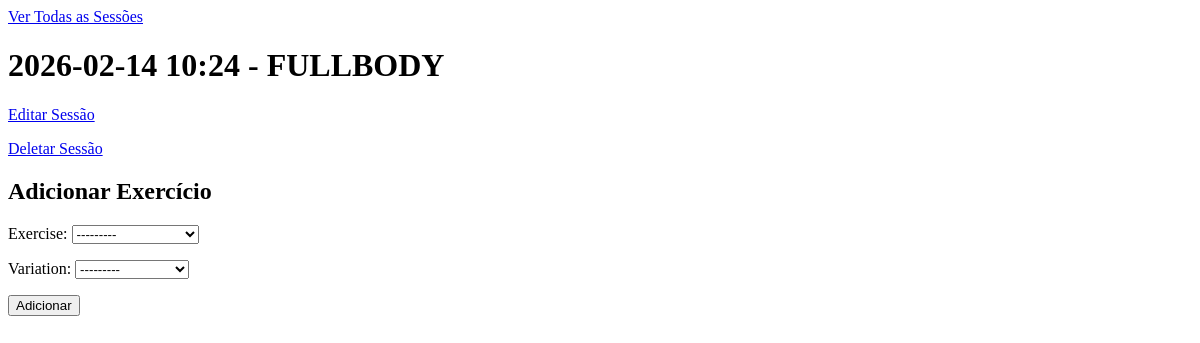
Page /training/session/8/ (signed in) on the earlier database version.
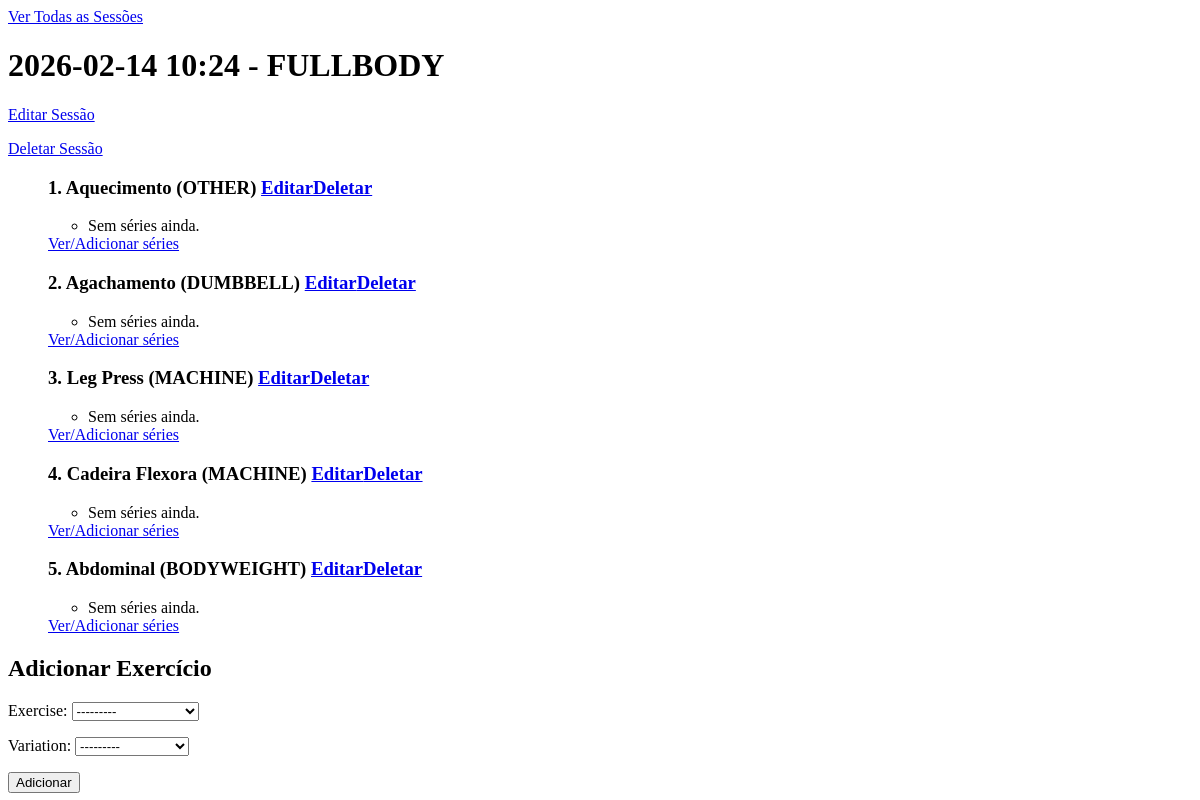
Same page on the later database version.
### training/models.py (models this page shows, shortened)
class TrainingSession(models.Model):
    SESSION_TYPES = [
        ('UPPER','UPPER'),
        ('LOWER','LOWER'),
        ('PULL','PULL'),
        ('PUSH','PUSH'),
        ('FULLBODY','FULLBODY'),
    ]
    performed_at = models.DateTimeField(default=timezone.now)
    description = models.TextField(blank=True)
    user = models.ForeignKey(
        settings.AUTH_USER_MODEL,
        on_delete=models.CASCADE,
        related_name='training_sessions'
    )
    session_type = models.CharField(
        max_length=20,
        choices=SESSION_TYPES,
        blank=True,
        null=True
    )
    def __str__(self):
        t = self.session_type or "NO_TYPE"
        return f"{self.performed_at:%Y-%m-%d %H:%M} - {t}"

class SessionExercise(models.Model):
    VARIATIONS = [
        ('DUMBBELL', 'DUMBBELL'),
        ('BARBELL', 'BARBELL'),
        ('MACHINE', 'MACHINE'),
        ('BODYWEIGHT', 'BODYWEIGHT'),
        ('OTHER', 'OTHER'),
    ]
    order = models.PositiveSmallIntegerField()
    session = models.ForeignKey(
        TrainingSession,
        on_delete=models.CASCADE,
        related_name='session_exercises',
        )
    exercise = models.ForeignKey(
        Exercise,
        on_delete=models.CASCADE,
        related_name='appearances'
        )
    variation = models.CharField(
        max_length=20,
        choices=VARIATIONS,
    )
    class Meta:
        constraints = [
            models.UniqueConstraint(
                fields=['session', 'order'],
                name='uniq_sessionexercise_order_per_session',
            )
        ]

class Exercise(models.Model):
    name = models.CharField(max_length=120)
    slug = models.SlugField(max_length=120, unique=True, blank=True)
    def __str__(self):
        return str(self.name)

### training/views.py (the view)
# urls.py: path('session/<int:pk>/', views.training_session_detail, name='training_session_detail'),
@login_required
def training_session_detail(request, pk):
    session = get_object_or_404(
        TrainingSession,
        pk=pk,
        user=request.user,
        )
    exercises_qs = (
        session.session_exercises
        .select_related('exercise')
        .prefetch_related('exercise_sets')
        .order_by('order')
        )
    if request.method == 'POST':
        form = SessionExerciseForm(request.POST)
        if form.is_valid():
            se = form.save(commit=False)
            se.session = session
            se.order = exercises_qs.count() + 1
            se.save()
            return redirect('training:training_session_detail', pk=session.pk)
    else:
        form = SessionExerciseForm()
    context = {
        'session': session,
        'exercises': exercises_qs,
        'form': form,
        }
    return render(request, 'training_session_detail.html', context)

### training/forms.py
class SessionExerciseForm(forms.ModelForm):
    class Meta:
        model = SessionExercise
        fields = [
            'exercise',
            'variation',
        ]

### training/templates/training_session_detail.html (shortened to what this page needs)
<!DOCTYPE html>
<html lang="en">
<head>
</head>
<body>
    <a href="{% url 'training:training_session_list' %}">Ver Todas as Sessões</a>
    <h1>{{ session }}</h1>
    <p><a href="{% url 'training:training_session_update' pk=session.pk %}">Editar Sessão</a></p>
    <p><a href="{% url 'training:training_session_delete' pk=session.pk %}">Deletar Sessão</a></p>
    <ul>
        {% for se in exercises %}
            <h3>{{ se.order }}. {{ se.exercise.name }} ({{ se.variation }}) <a href="{% url 'training:session_exercise_update' pk=se.pk %}">Editar</a><a href="{% url 'training:session_exercise_delete' pk=se.pk %}">Deletar</a></h3>
            <ul>
                {% for s in se.exercise_sets.all %}
                <li>{{ s }}</li>
                {% empty %}
                <li>Sem séries ainda.</li>
                {% endfor %}
            </ul>
            <a href="{% url 'training:session_exercise_detail' pk=se.pk %}">Ver/Adicionar séries</a>
            {% endfor %}
    </ul>
    <h2>Adicionar Exercício</h2>
    <form method="post">
        {{ form.as_p }}
        <button type="submit">Adicionar</button>
    </form>
</body>
</html>

Differences in the rows shown:
added SessionExercise: order "1", exercise.name "Aquecimento", variation "OTHER"
added SessionExercise: order "2", exercise.name "Agachamento", variation "DUMBBELL"
added SessionExercise: order "3", exercise.name "Leg Press", variation "MACHINE"
added SessionExercise: order "4", exercise.name "Cadeira Flexora", variation "MACHINE"
added SessionExercise: order "5", exercise.name "Abdominal", variation "BODYWEIGHT"
